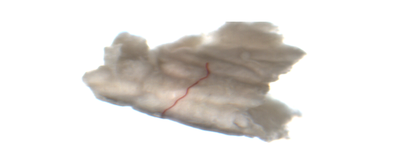
%> input picture big_exp/hh6.bmp, 420 x 153 px, shrunk from 700 x 255 before the run
$ octave big_exp_1.m   (GNU Octave 9; MATLAB toolbox functions it lacks are replaced by stand-ins)
%> lines starting %> are read from the running program, lines starting %| are printed output that depends on the picture; in (x1, y1, x2, y2) boxes, pixels count from 0 and x2, y2 are one past the last pixel; in counts of white or black regions, pixels touching at a corner belong together; the program's own positions count from 1
% Big Experiment - 1/4
% 缺陷检测
% Author: Qin Hao
% Date: 2020/6/11

% (1)对于图像hh3.bmp hh6.bmp，在对棉花质量进行检测时，会发现有些棉花中存有杂质
% （如图中的红色线条），将棉花中的杂质部分标识出来。

% 读取图像
%img = imread('hh3.bmp');
img = imread('hh6.bmp');
%> img is the input picture: size 153x420x3 uint8; mean R, G, B 230.7, 227.7, 224.5
subplot(1, 2, 1), imshow(img), title('Original image');

img = double(img);
%> img: size 153x420x3 double

% 分离图片RGB通道
R = img(:, :, 1);
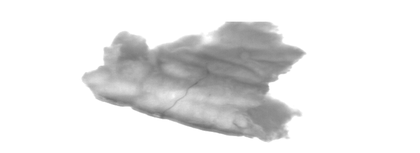
%> R: size 153x420 double; min 106, max 255, mean 230.7
G = img(:, :, 2);
B = img(:, :, 3);
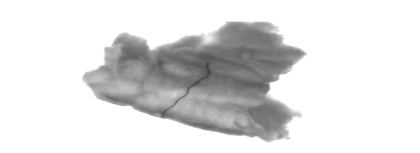
%> B: size 153x420 double; min 62, max 255, mean 224.5

% delta 为差值矩阵，result 为结果矩阵
delta = B;
result = B;

% 图像大小
[m, n, p] = size(img);
%> m = 153; n = 420; p = 3
% 获取各个像素在通道之间的最大差值
for i = 1 : m
    for j = 1 : n
        result(i, j) = 255;
        % 各像素在三个通道之间的最大差值
        delta(i, j) = max([R(i, j), G(i, j), B(i, j)]) - ...
                    min([R(i, j), G(i, j), B(i, j)]);
    end
end
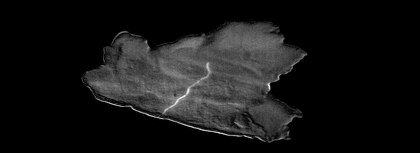
%> delta: size 153x420 double; min 0, max 82, mean 6.8; drawn with min black and max white
%> result: size 153x420 double; every value is 255

% 选定阈值，判断杂质是否存在，若不存在则输出空图
if max(max(delta)) > 60
    % 线性增强，增大对比度
    delta = delta * (255 / (max(max(delta))));
    % 去掉背景信息
    delta = delta - B;
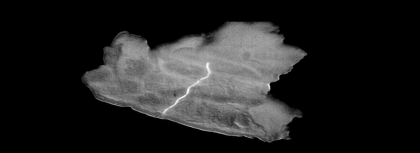
%> delta: size 153x420 double; min -255, max 138.6, mean -203.4; drawn with min black and max white
    % 反色
    result = 255 - delta;
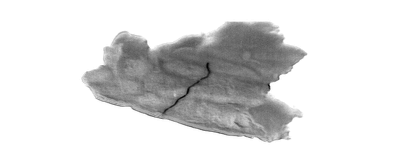
%> result: size 153x420 double; min 116.4, max 510, mean 458.4; drawn with min black and max white
    % 中值滤波，去除噪声
    result = medfilt2(result);
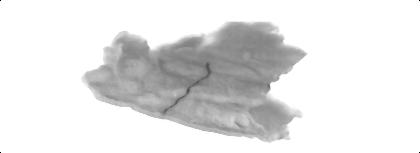
%> result: size 153x420 double; min 0, max 510, mean 458.6; drawn with min black and max white
    result = medfilt2(result);
    % 二值化
    for i = 1 : m
        for j = 1 : n
            if result(i,j) > 254
                result(i,j) = 255;
            else
                result(i,j) = 0;
            end
        end
    end
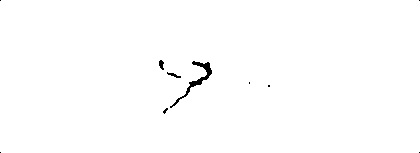
%> result: size 153x420 double; 99.4% white; 10 black regions (7 under 20 px), largest, box (x1, y1, x2, y2) and area: (170, 61, 212, 108) 276, (159, 60, 164, 70) 35, (167, 72, 181, 78) 34
end

% 显示杂质二值图像
subplot(1, 2, 2), imshow(uint8(result)), title('Detected result');
